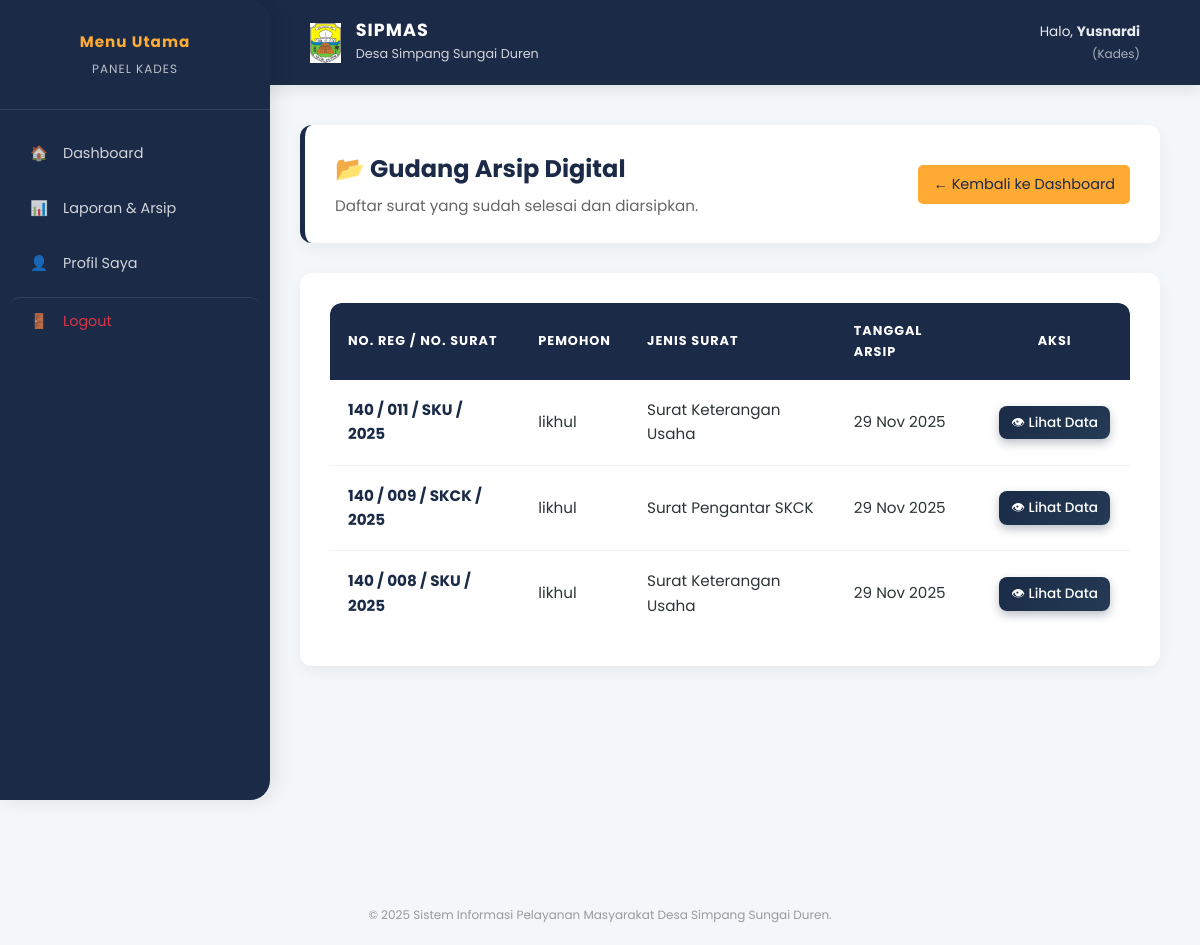
The page /index.php?page=data_arsip (signed in) on the database its author committed.
### tables this page shows
CREATE TABLE `permohonan` (
  `id` int(11) NOT NULL,
  `user_id` int(11) NOT NULL,
  `layanan_id` int(11) NOT NULL,
  `nomor_tiket` varchar(50) NOT NULL,
  `data_pengaju` text DEFAULT NULL,
  `status` enum('pending','verifikasi_admin','menunggu_kades','disetujui','ditolak','selesai') DEFAULT 'pending',
  `diverifikasi_oleh_admin_id` int(11) DEFAULT NULL,
  `disetujui_oleh_kades_id` int(11) DEFAULT NULL,
  `ditolak_oleh_admin_id` int(11) DEFAULT NULL,
  `keterangan_status` text DEFAULT NULL,
  `status_arsip` tinyint(1) DEFAULT 0,
  `created_at` timestamp NOT NULL DEFAULT current_timestamp(),
  `updated_at` timestamp NOT NULL DEFAULT current_timestamp() ON UPDATE current_timestamp()
);

CREATE TABLE `surat_digital` (
  `id` int(11) NOT NULL,
  `permohonan_id` int(11) NOT NULL,
  `nomor_surat_resmi` varchar(100) NOT NULL,
  `isi_surat` text NOT NULL,
  `tanggal_dibuat` timestamp NOT NULL DEFAULT current_timestamp()
);

CREATE TABLE `users` (
  `id` int(11) NOT NULL,
  `role` enum('admin','kades','masyarakat') NOT NULL,
  `nik` char(16) DEFAULT NULL,
  `nama_lengkap` varchar(150) NOT NULL,
  `tempat_lahir` varchar(50) DEFAULT NULL,
  `tanggal_lahir` date DEFAULT NULL,
  `jenis_kelamin` enum('Laki-laki','Perempuan') DEFAULT NULL,
  `agama` varchar(20) DEFAULT NULL,
  `status_perkawinan` enum('Belum Kawin','Kawin','Cerai Hidup','Cerai Mati') DEFAULT NULL,
  `pekerjaan` varchar(50) DEFAULT NULL,
  `email` varchar(100) NOT NULL,
  `password` varchar(255) NOT NULL,
  `no_hp` varchar(20) DEFAULT NULL,
  `alamat` text DEFAULT NULL,
  `jabatan` varchar(100) DEFAULT NULL,
  `status_kependudukan` enum('Tetap','Pindah','Meninggal') DEFAULT 'Tetap',
  `status_akun` tinyint(1) DEFAULT 1,
  `created_at` timestamp NOT NULL DEFAULT current_timestamp(),
  `updated_at` timestamp NOT NULL DEFAULT current_timestamp() ON UPDATE current_timestamp()
);

CREATE TABLE `jenis_layanan` (
  `id` int(11) NOT NULL,
  `nama_layanan` varchar(100) NOT NULL,
  `kode_surat` varchar(20) NOT NULL,
  `syarat_dokumen` text DEFAULT NULL,
  `is_active` tinyint(1) DEFAULT 1
);

### controllers/PermohonanController.php (called while the page is built, shortened)
<?php
class PermohonanController {
    private $conn;
    public function __construct($db) {
        $this->conn = $db;
    }
    public function getArsip() {
        $query = "SELECT p.*, u.nama_lengkap, l.nama_layanan, sd.nomor_surat_resmi
                  FROM permohonan p
                  JOIN users u ON p.user_id = u.id
                  JOIN jenis_layanan l ON p.layanan_id = l.id
                  LEFT JOIN surat_digital sd ON sd.permohonan_id = p.id
                  WHERE p.status_arsip = 1 ORDER BY p.updated_at DESC";
        $stmt = $this->conn->prepare($query);
        $stmt->execute();
        return $stmt->fetchAll();
    }
}
?>

### views/admin/arsip_list.php (the view)
<section>
    <div class="content-header">
        <div>
            <h2 style="margin: 0; color: var(--primary);">📂 Gudang Arsip Digital</h2>
            <p style="margin: 5px 0 0; color: #666;">Daftar surat yang sudah selesai dan diarsipkan.</p>
        </div>
        <a href="index.php?page=dashboard_admin" class="btn-warning" style="text-decoration: none; border-radius: 5px; font-size: 0.9rem; padding: 8px 15px;">
            &larr; Kembali ke Dashboard
        </a>
    </div>
    <div class="card">
        <div class="table-responsive">
            <table>
                <thead>
                    <tr>
                        <th>No. Reg / No. Surat</th>
                        <th>Pemohon</th>
                        <th>Jenis Surat</th>
                        <th>Tanggal Arsip</th>
                        <th style="text-align: center;">Aksi</th>
                    </tr>
                </thead>
                <tbody>
                    <?php if (empty($daftarArsip)): ?>
                        <tr>
                            <td colspan="5" style="text-align: center; padding: 40px; color: #888;">
                                <div style="font-size: 2rem; margin-bottom: 10px;">📭</div>
                                <h4 style="margin: 0; color: #555;">Gudang arsip kosong</h4>
                                <p style="font-size: 0.9rem;">Belum ada surat yang diarsipkan.</p>
                            </td>
                        </tr>
                    <?php else: ?>
                        <?php foreach ($daftarArsip as $a): ?>
                            <tr>
                                <td>
                                    <strong style="color: var(--primary);">
                                        <?= $a->nomor_surat_resmi ?? $a->nomor_tiket ?>
                                    </strong>
                                </td>
                                <td><?= htmlspecialchars($a->nama_lengkap) ?></td>
                                <td><?= htmlspecialchars($a->nama_layanan) ?></td>
                                <td><?= date('d M Y', strtotime($a->updated_at)) ?></td>
                                <td style="text-align: center;">
                                    <a href="index.php?page=detail_permohonan&id=<?= $a->id ?>"
                                       class="btn-primary"
                                       style="padding: 6px 12px; font-size: 0.85rem; background: #6c757d; color: white;">
                                        👁 Lihat Data
                                    </a>
                                </td>
                            </tr>
                        <?php endforeach; ?>
                    <?php endif; ?>
                </tbody>
            </table>
        </div>
    </div>
</section>

### assets/css/style.css (style rules this page uses)
:root { --primary: #1a2a47; --primary-gradient: linear-gradient(135deg, #1a2a47 0%, #243b55 100%); --accent: #ffaa33; --accent-gradient: linear-gradient(135deg, #ffaa33 0%, #e6952e 100%); --primary-color: #1a2a47; --accent-color: #ffaa33; --success-color: #28a745; --danger-color: #dc3545; --success: #28a745; --danger: #dc3545; --warning: #ffc107; --bg-body: #f4f7fa; --bg-glass: rgba(255, 255, 255, 0.95); --bg-card: #ffffff; --text-main: #2d3436; --text-muted: #636e72; --radius: 12px; --shadow-soft: 0 5px 15px rgba(0, 0, 0, 0.05); --shadow-float: 0 15px 35px rgba(26, 42, 71, 0.15); --transition: all 0.3s cubic-bezier(0.4, 0, 0.2, 1); }
* { box-sizing: border-box; }
body { font-family: 'Poppins', sans-serif; background-color: var(--bg-body); color: var(--text-main); margin: 0; padding: 0; font-size: 0.95rem; line-height: 1.6; }
.content-header { background: white; padding: 25px 30px; border-radius: var(--radius); box-shadow: var(--shadow-soft); margin-bottom: 30px; display: flex; justify-content: space-between; align-items: center; border-left: 5px solid var(--primary); }
.content-header h2 { margin: 0; color: var(--primary); font-size: 1.5rem; font-weight: 700; }
.card { background: var(--bg-card); border-radius: var(--radius); box-shadow: var(--shadow-soft); padding: 30px; margin-bottom: 30px; border: none; transition: var(--transition); position: relative; overflow: hidden; }
.btn-primary, button { background: var(--primary) !important; background: var(--primary-gradient) !important; color: white !important; padding: 10px 22px; border-radius: 8px; border: none; cursor: pointer; font-size: 0.9rem; font-weight: 500; box-shadow: 0 4px 10px rgba(26, 42, 71, 0.3); text-decoration: none; display: inline-block; transition: var(--transition); }
.btn-warning { background-color: var(--accent); color: var(--primary); }
.table-responsive { overflow-x: auto; border-radius: var(--radius); }
table { width: 100%; border-collapse: separate; border-spacing: 0; background: white; }
table th { background-color: var(--primary); color: white; padding: 18px; text-transform: uppercase; font-size: 0.8rem; letter-spacing: 1px; text-align: left; }
table th:first-child { border-top-left-radius: 10px; }
table th:last-child { border-top-right-radius: 10px; }
table td { padding: 18px; border-bottom: 1px solid #f0f0f0; vertical-align: middle; }
table tr:last-child td { border-bottom: none; }
td .btn-success, td .btn-primary, td .btn-danger, td .btn-warning { white-space: nowrap; margin: 0 2px; }

### rows shown on the page
permohonan: surat_digital.nomor_surat_resmi "140 / 011 / SKU / 2025", user.nama_lengkap "likhul", layanan.nama_layanan "Surat Keterangan Usaha", updated_at "29 Nov 2025"
permohonan: surat_digital.nomor_surat_resmi "140 / 009 / SKCK / 2025", user.nama_lengkap "likhul", layanan.nama_layanan "Surat Pengantar SKCK", updated_at "29 Nov 2025"
permohonan: surat_digital.nomor_surat_resmi "140 / 008 / SKU / 2025", user.nama_lengkap "likhul", layanan.nama_layanan "Surat Keterangan Usaha", updated_at "29 Nov 2025"

### other values the page prints
$nama "Yusnardi"
$role "Kades"
$role "KADES"
